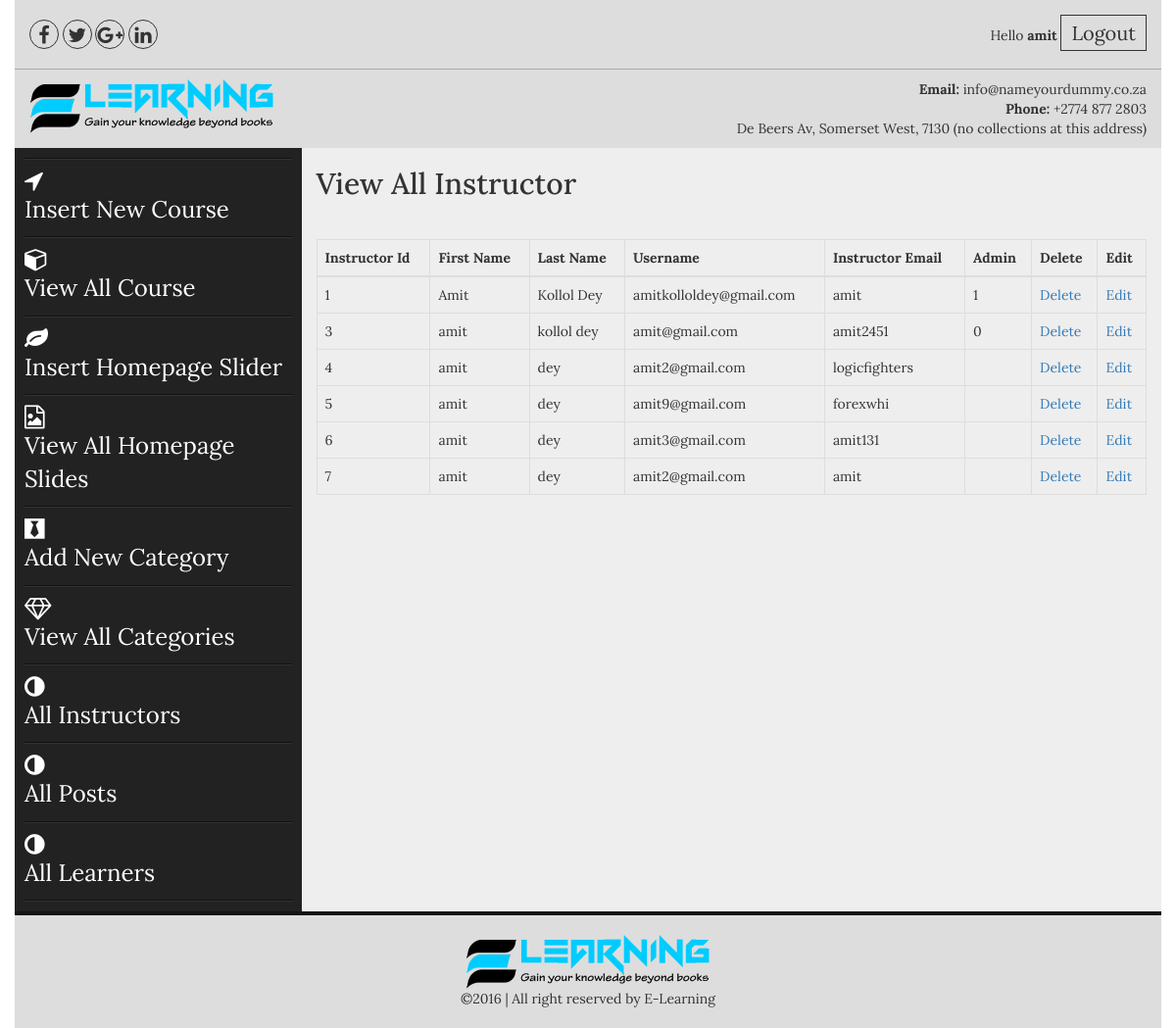
The page /admin/all_instructors.php (signed in) on the database as committed earlier.
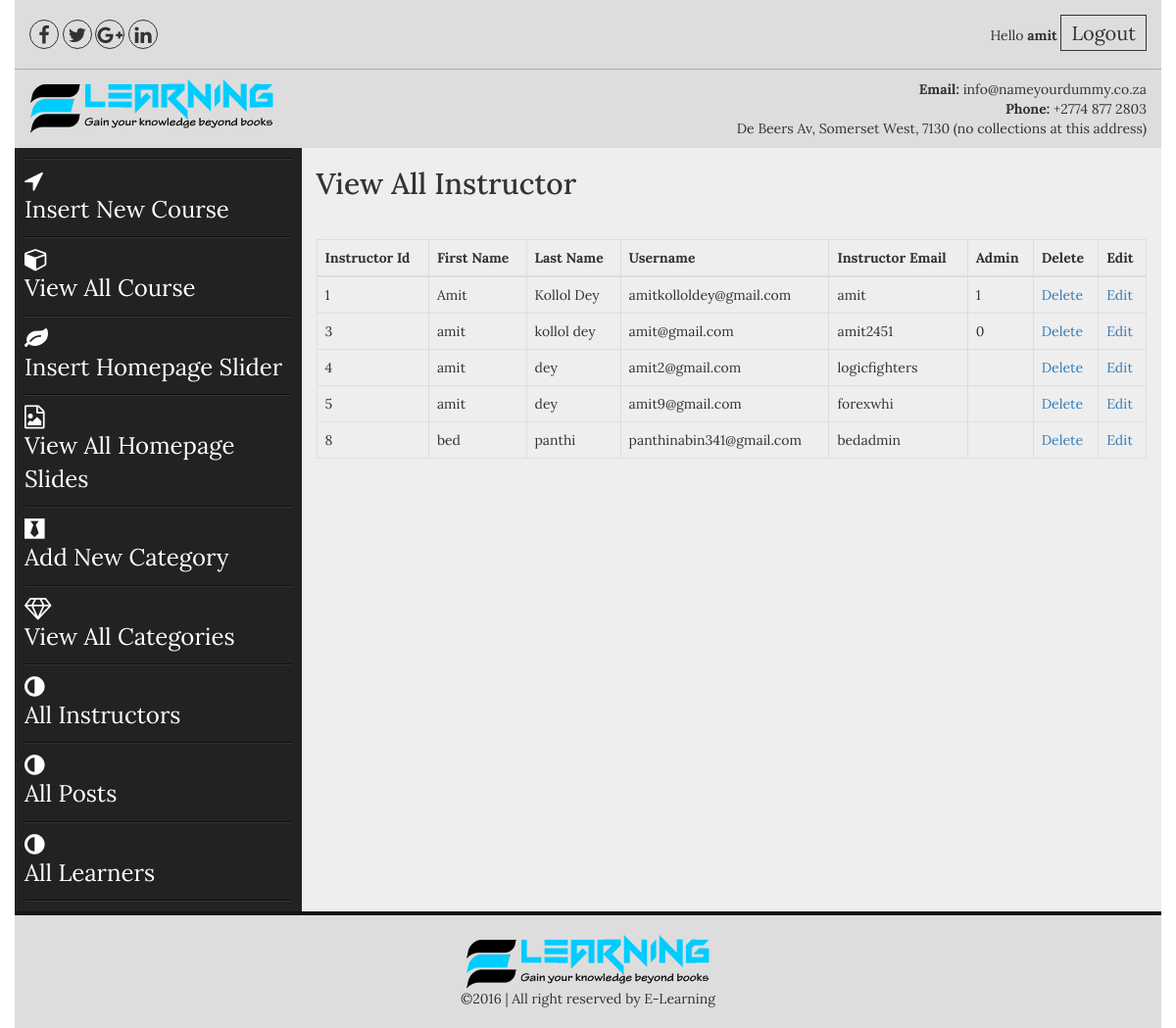
The same page on the database as committed later.
### tables this page shows
CREATE TABLE `instructors` (
  `user_id` int(100) NOT NULL,
  `user_fname` text NOT NULL,
  `user_lname` text NOT NULL,
  `user_name` varchar(100) NOT NULL,
  `user_email` varchar(100) NOT NULL,
  `user_pass` varchar(50) NOT NULL,
  `about` text NOT NULL,
  `admin` tinyint(1) DEFAULT NULL
);

### admin/all_instructors.php (the view)
<?php include("includes/header.php");?>
<section class="admin_area">
    <div class="container">
        <div class="row">
            <?php include("includes/admin_menus.php");?>
            <div class="col-md-9 col-sm-9 col-xs-12">
                <div class="add_admin_content">
                   <h2>View All Instructor</h2>
                      <table class="table table-bordered">
                        <thead>
                          <tr>
                            <th>Instructor Id</th>
                            <th>First Name</th>
                            <th>Last Name</th>
                            <th>Username</th>
                            <th>Instructor Email</th>
                            <th>Admin</th>
                            <th>Delete</th>
                            <th>Edit</th>
                          </tr>
                        </thead>
                        <tbody>
                        <?php
                        $user = "select * from instructors";
                        $run_user = mysqli_query($con,$user);
                        while($user_row = mysqli_fetch_array($run_user)):
                        $user_id = $user_row ['user_id'];
                        $fname = $user_row ['user_fname'];
                        $lname = $user_row ['user_lname'];
                        $uemail = $user_row ['user_email'];
                        $uname = $user_row ['user_name'];
                        $admin = $user_row ['admin'];
                        ?>
                          <tr>
                            <td><?php echo $user_id;?></td>
                            <td><?php echo $fname;?></td>
                            <td><?php echo $lname;?></td>
                            <td><?php echo $uemail;?></td>
                            <td><?php echo $uname;?></td>
                            <td><?php echo $admin;?></td>
                            <td><a href="delete_instructor.php?del_user=<?php echo $user_id;?>">Delete</a></td>
                            <td><a href="edit_instructor.php?edit_user=<?php echo $user_id;?>">Edit</a></td>
                          </tr>
                        <?php endwhile;?>
                        </tbody>
                      </table>
                </div>
            </div>
        </div>
    </div>
</section>
<?php include("includes/footer.php");?>

### admin/includes/header.php (shortened to what this page needs)
<!doctype html>
<html class="no-js" lang="en">
    <head>
        <link href="css/jquery.bxslider.css" rel="stylesheet">
        <link href="css/bootstrap.min.css" rel="stylesheet">
        <link rel="stylesheet" href="css/font-awesome.min.css">
        <link rel="stylesheet" href="css/normalize.css">
        <link rel="stylesheet" href="css/style.css">
        <link rel="stylesheet" href="css/responsive.css">
    </head>
    <body>
<header class="header_area">
    <div class="container">
        <div class="row top_header">
            <div class="col-md-8 col-sm-8 col-xs-12">
                <ul class="social_top">
                    <li><a href="#"><i class="fa fa-facebook"></i></a></li>
                    <li><a href="#"><i class="fa fa-twitter"></i></a></li>
                    <li><a href="#"><i class="fa fa-google-plus"></i></a></li>
                    <li><a href="#"><i class="fa fa-linkedin"></i></a></li>
                </ul>
            </div>
            <div class="col-md-4 col-sm-4 col-xs-12">
                <div class="loginreg">
                    <ul>
                        <li>Hello <strong> <?php echo $_SESSION['user_name'];?> </strong></li>
                        <li><a href="http://localhost/webcloud/admin/logout.php">Logout</a></li>
                    </ul>
                </div>
            </div>
        </div>
        <div class="row logo_area">
            <div class="col-md-6 col-sm-6- col-xs-12">
                <div class="logo">
                    <a href="index.php"><img src="images/logo.png" alt="E-learning"></a>
                </div>
            </div>
            <div class="col-md-6 col-sm-6 col-xs-12">
                <div class="contact_header pull-right text-right">
                    <p><strong>Email: </strong>info@nameyourdummy.co.za</p>
                    <p><strong>Phone: </strong>+2774 877 2803</p>
                    <p>De Beers Av, Somerset West, 7130 (no collections at this address)</p>
                </div>
            </div>
        </div>
    </div>
</header>

### admin/includes/admin_menus.php
<div class="col-md-3 col-sm-3 col-xs-12">
    <div class="admin_sidebarmenu">
        <ul>
            <li><a href="insert_post.php"><i class="fa fa-location-arrow"></i>  Insert New Course</a></li>
            <li><a href="view_post.php?view=view_post"><i class="fa fa-cube"></i>  View All Course</a></li>
            <li><a href="insert_slider.php"><i class="fa fa-leaf"></i>  Insert Homepage Slider</a></li>
            <li><a href="insert_slider.php"><i class="fa fa-file-picture-o"></i>  View All Homepage Slides</a></li>
            <li><a href="insert_category.php"><i class="fa fa-black-tie"></i>  Add New Category</a></li>
            <li><a href="view_categories.php"><i class="fa fa-diamond"></i>  View All Categories</a></li>
            <li><a href="all_instructors.php"><i class="fa fa-adjust"></i>  All Instructors</a></li>
            <li><a href="view_post.php"><i class="fa fa-adjust"></i>  All Posts</a></li>
            <li><a href="all_learners.php"><i class="fa fa-adjust"></i>  All Learners</a></li>
        </ul>
    </div>
</div>

### admin/includes/footer.php (shortened to what this page needs)
<footer class="footer_area">
    <div class="container">
        <div class="row">
            <div class="col-md-12">
                <div class="copyright text-center">
                    <a href="#"><img src="images/logo.png" alt=""></a>
                    <p>&copy;2016 | All right reserved by E-Learning</p>
                </div>
            </div>
        </div>
    </div>
</footer>
    </body>
</html>

### admin/css/style.css (style rules this page uses)
body { font-family: 'Lora', serif; }
img { max-width: 100%; height: auto; }
ul { margin: 0; padding: 0; list-style: none; }
h1,h2,h3,h4,h5,h6,p { margin: 0; padding: 0 }
.container { background: #eee }
.social_top > li { display: inline-block; }
.social_top i { border: 1px solid; border-radius: 50%; color: #333; font-size: 20px; height: 30px; line-height: 30px; text-align: center; width: 30px; }
.loginreg li { display: inline-block; }
.loginreg > ul { text-align: right; }
.loginreg a { border: 1px solid; color: #333; font-size: 20px; padding: 5px 10px; }
.row.top_header { background: #ddd none repeat scroll 0 0; padding: 20px 0; }
.row.logo_area { background: #ddd none repeat scroll 0 0; padding: 10px 0; }
.row.top_header { border-bottom: 1px solid #aaa; }
.footer_area .row { background: #ddd none repeat scroll 0 0; border-top: 4px solid #141414; padding: 20px 0; }
.admin_sidebarmenu li i { display: block; }
.admin_sidebarmenu li { border-bottom: 1px solid #111; border-top: 1px solid #333; }
.admin_area .col-md-3.col-sm-3.col-xs-12 { height: 100% !important; padding: 0; position: relative; }
.admin_sidebarmenu a { color: #fff; display: inline-block; font-size: 24px; padding: 10px 0; }
.admin_sidebarmenu { background: #222 none repeat scroll 0 0; padding: 10px; }
.admin_area .row { position: relative; }
.add_admin_content h2 { margin-bottom: 40px; margin-top: 20px; }
.admin_sidebarmenu > ul { border-bottom: 1px solid; border-top: 1px solid #111; }
body, html { height: 100%; }

Rows that differ between the two databases and show on the page:
removed instructors: user_id "6", user_fname "amit", user_lname "dey", user_email "amit3@gmail.com", user_name "amit131"
removed instructors: user_id "7", user_fname "amit", user_lname "dey", user_email "amit2@gmail.com", user_name "amit"
added instructors: user_id "8", user_fname "bed", user_lname "panthi", user_email "panthinabin341@gmail.com", user_name "bedadmin"
